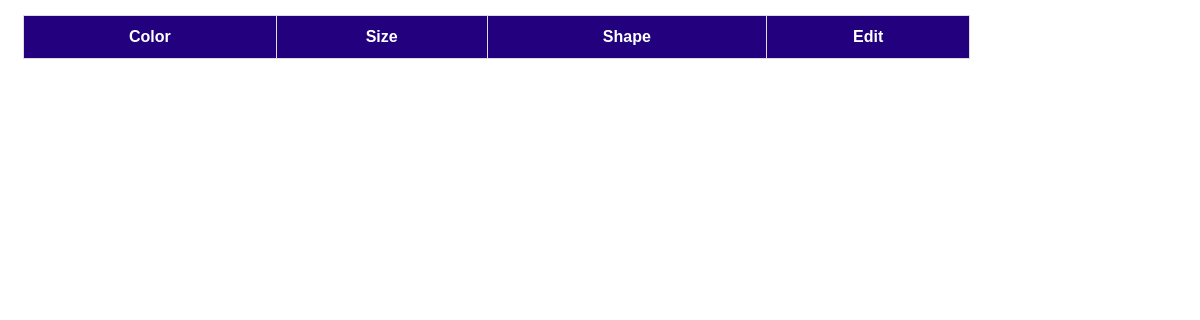
The app's page /views/balloonslist.php, older data.
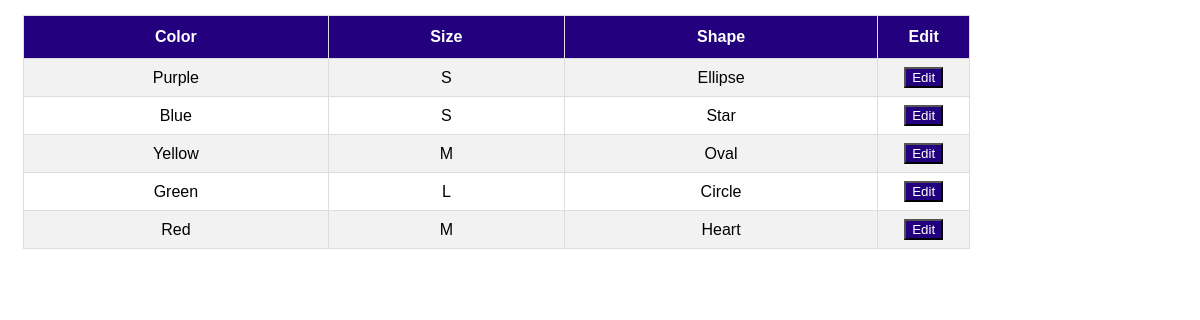
The same page, newer data.
### tables this page shows
CREATE TABLE `balloons` (
  `id` int(11) NOT NULL,
  `color` varchar(15) NOT NULL,
  `size` varchar(1) NOT NULL,
  `shape` varchar(15) NOT NULL
);

### core/dbconnectionmanager.php (called while the page is built, shortened)
<?php
    class DBConnectionManager {
        private $dbConnection;
        function __construct() {
            $this->username = "root";
            $this->password = "";
            $this->server = "localhost";
            $this->dbname = "partyallthetime";
            try {
                $this->dbConnection = new PDO("mysql:host=$this->server;dbname=$this->dbname",
                $this->username, $this->password);
            } catch(PDOException $e) {
                echo "Connection failed: " . $e->getMessage();
            }
        }
        function getConnection() {
            return $this->dbConnection;
        }
    }
?>

### models/balloon.php (called while the page is built, shortened)
<?php
require(dirname(__DIR__) . "/core/dbconnectionmanager.php");
class Balloon
{
    private $dbConnection;
    function __construct(...$info)
    {
        $DBConnManager = new DBConnectionManager();
        $this->dbConnection = $DBConnManager->getConnection();
    }
    function getAll()
    {
        $query = "select * from balloons";
        $statement = $this->dbConnection->prepare($query);
        $statement->execute();
        return $statement->fetchAll();
    }
}
?>

### views/balloonslist.php (the view, shortened to what this page needs)
<html>
<body>
    <head>
    </head>
    <?php
    $balloon = new Balloon();
    $balloons = $balloon->getAll();
    $html = '<table id="balloonsTable">
                <th>Color</th>
                <th>Size</th>
                <th>Shape</th>
                <th>Edit</th>
                ';
    $counter = 1;
    foreach ($balloons as $b) {
        $html .= '<tr>
                    <td>' . $b['color'] . '</td>
                    <td>' . $b['size'] . '</td>
                    <td>' . $b['shape'] . '</td>
                    <td id="buttonColumn"><button id="editbutton' . $counter . '" type="button" onClick="location.assign(\'index.php?resource=balloon&resourceid=' . $counter . '&action=edit\')">Edit</button></td></td>
                </tr>';
        $counter++;
    }
    $html .= '</table>';
    echo $html;
    ?>
</body>
</html>

### views/balloonslist.php (style rules this page uses)
#balloonsTable { font-family: Arial, Helvetica, sans-serif; border-collapse: collapse; margin: 15px; width: 80%; }
#balloonsTable td, #balloonsTable th { border: 1px solid #ddd; padding: 8px; }
#balloonsTable tr:nth-child(even) { background-color: #f2f2f2; }
#balloonsTable th { padding-top: 12px; padding-bottom: 12px; text-align: center; background-color: #23007d; color: white; }
#balloonsTable tr { text-align: center; }
#buttonColumn { width: 75px; }
#balloonsTable button { background-color: #23007d; color: white; }

Row changes from the older to the newer data that the page shows:
added balloons: color "Purple", size "S", shape "Ellipse"
added balloons: color "Blue", size "S", shape "Star"
added balloons: color "Yellow", size "M", shape "Oval"
added balloons: color "Green", size "L", shape "Circle"
added balloons: color "Red", size "M", shape "Heart"
